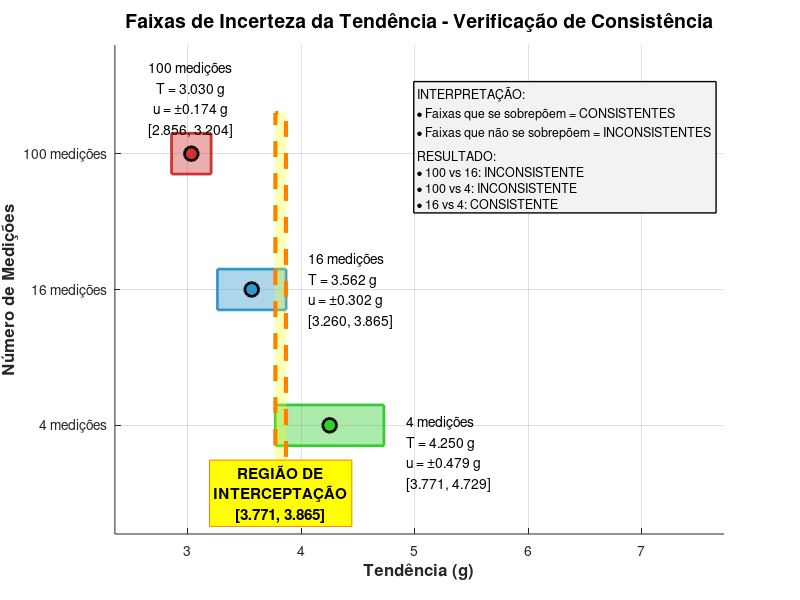

Source code (MATLAB):
% Exercício (c) - Tendência e Incerteza: Versão Objetiva
clear all; close all; clc;

% Dados das 100 medições de 5000g
medicoes = [5005, 5005, 5004, 5003, 5004, 5003, 5002, 5005, 5003, 5006, ...
            5002, 5003, 5003, 5003, 5002, 5004, 5004, 5002, 5005, 5005, ...
            5003, 5001, 5005, 5000, 5005, 5002, 5001, 5003, 5002, 5003, ...
            4999, 5003, 5005, 5003, 5000, 5002, 5005, 5005, 5002, 5006, ...
            5004, 5004, 5004, 5005, 5001, 5002, 5003, 5002, 5001, 5002, ...
            5001, 5001, 5003, 5003, 5004, 5005, 5001, 5004, 5005, 5003, ...
            5004, 5005, 5003, 5005, 4999, 5002, 5003, 5001, 5006, 5002, ...
            5003, 5004, 5004, 5004, 5001, 5003, 5002, 5002, 5002, 5002, ...
            4997, 5006, 5004, 5004, 5004, 5002, 5003, 5001, 5000, 5001, ...
            5006, 5006, 5001, 5002, 5003, 5004, 5003, 5005, 5005, 5003];

valor_verdadeiro = 5000.0;
n_medicoes = [100, 16, 4];

fprintf('ITEM (c) - TENDÊNCIA E INCERTEZA\n');
fprintf('================================\n\n');

% Cálculos para cada número de medições
for i = 1:3
    n = n_medicoes(i);
    dados = medicoes(1:n);
    
    media = mean(dados);
    desvio = std(dados);
    tendencia = media - valor_verdadeiro;
    incerteza = desvio / sqrt(n);
    
    faixa_min = tendencia - incerteza;
    faixa_max = tendencia + incerteza;
    
    fprintf('%d MEDIÇÕES:\n', n);
    fprintf('Tendência = %.3f g\n', tendencia);
    fprintf('Incerteza = %.3f g\n', incerteza);
    fprintf('Resultado = (%.3f ± %.3f) g\n', tendencia, incerteza);
    fprintf('Faixa = [%.3f, %.3f] g\n\n', faixa_min, faixa_max);
    
    % Armazenar para análise
    T(i) = tendencia;
    U(i) = incerteza;
    F_min(i) = faixa_min;
    F_max(i) = faixa_max;
end

% VERIFICAÇÃO DE CONSISTÊNCIA
fprintf('VERIFICAÇÃO DE CONSISTÊNCIA:\n');
fprintf('============================\n');
comparacoes = {'100 vs 16', '100 vs 4', '16 vs 4'};
indices = [1 2; 1 3; 2 3];

for i = 1:3
    idx1 = indices(i,1);
    idx2 = indices(i,2);
    
    % Verificar sobreposição
    sobreposicao = (F_min(idx1) <= F_max(idx2)) && (F_min(idx2) <= F_max(idx1));
    
    if sobreposicao
        fprintf('✓ %s medições: CONSISTENTES\n', comparacoes{i});
    else
        fprintf('✗ %s medições: INCONSISTENTES\n', comparacoes{i});
    end
end

% GRÁFICO CLARO DAS FAIXAS DE INCERTEZA
figure(1);
clf;
set(gcf, 'Position', [100 100 1000 600]);

% Cores distintas para cada número de medições
cores = {[0.8 0.2 0.2], [0.2 0.6 0.8], [0.2 0.8 0.2]};  % Vermelho, Azul, Verde
labels_n = {'100 medições', '16 medições', '4 medições'};

% Posições verticais para cada faixa (como faixas horizontais)
y_pos = [3, 2, 1];  % De cima para baixo: 100, 16, 4

hold on;

% Desenhar cada faixa de incerteza como um retângulo horizontal
for i = 1:3
    % Retângulo da faixa de incerteza
    rectangle('Position', [F_min(i), y_pos(i)-0.15, F_max(i)-F_min(i), 0.3], ...
              'FaceColor', cores{i}, 'FaceAlpha', 0.4, 'EdgeColor', cores{i}, 'LineWidth', 2);
    
    % Linha central (valor da tendência)
    plot(T(i), y_pos(i), 'o', 'MarkerSize', 10, 'MarkerFaceColor', cores{i}, ...
         'MarkerEdgeColor', 'k', 'LineWidth', 2);
    
    % Texto com os valores - posições específicas para cada faixa
    if i == 1  % 100 medições - acima da faixa
        text_x = (F_min(i) + F_max(i)) / 2;
        text_y = y_pos(i) + 0.4;
        text_align = 'center';
    elseif i == 2  % 16 medições - à direita da faixa
        text_x = F_max(i) + 0.2;
        text_y = y_pos(i);
        text_align = 'left';
    else  % 4 medições - à direita da faixa, mais abaixo
        text_x = F_max(i) + 0.2;
        text_y = y_pos(i) - 0.2;
        text_align = 'left';
    end
    
    text(text_x, text_y, sprintf('%s\nT = %.3f g\nu = ±%.3f g\n[%.3f, %.3f]', ...
         labels_n{i}, T(i), U(i), F_min(i), F_max(i)), ...
         'FontSize', 10, 'VerticalAlignment', 'middle', 'HorizontalAlignment', text_align);
end

% Destacar região de interceptação entre 16 e 4 medições (se houver)
overlap_min = max(F_min(2), F_min(3));  % Máximo dos mínimos
overlap_max = min(F_max(2), F_max(3));  % Mínimo dos máximos

if overlap_min <= overlap_max
    % Há interceptação
    rectangle('Position', [overlap_min, 0.7, overlap_max-overlap_min, 2.6], ...
              'FaceColor', [1 1 0], 'FaceAlpha', 0.3, 'EdgeColor', [1 0.5 0], ...
              'LineWidth', 3, 'LineStyle', '--');
    text((overlap_min + overlap_max)/2, 0.5, ...
         sprintf('REGIÃO DE\nINTERCEPTAÇÃO\n[%.3f, %.3f]', overlap_min, overlap_max), ...
         'HorizontalAlignment', 'center', 'FontSize', 11, 'FontWeight', 'bold', ...
         'BackgroundColor', [1 1 0], 'EdgeColor', [1 0.5 0]);
end

% Linha vertical no zero para referência
plot([0, 0], [0.5, 3.5], 'k--', 'LineWidth', 1.5, 'Color', [0.5 0.5 0.5]);
text(0, 0.3, 'Zero\n(sem tendência)', 'HorizontalAlignment', 'center', ...
     'FontSize', 9, 'Color', [0.5 0.5 0.5]);

% Configurações dos eixos
xlim([min(F_min)-0.5, max(F_max)+3]);
ylim([0.2, 3.8]);
set(gca, 'YTick', y_pos, 'YTickLabel', labels_n);
xlabel('Tendência (g)', 'FontSize', 12, 'FontWeight', 'bold');
ylabel('Número de Medições', 'FontSize', 12, 'FontWeight', 'bold');
title('Faixas de Incerteza da Tendência - Verificação de Consistência', ...
      'FontSize', 14, 'FontWeight', 'bold');
grid on;

% Adicionar texto explicativo no lado direito
text_exp = {
    'INTERPRETAÇÃO:',
    '• Faixas que se sobrepõem = CONSISTENTES',
    '• Faixas que não se sobrepõem = INCONSISTENTES',
    '',
    'RESULTADO:',
    sprintf('• 100 vs 16: %s', char(cellstr(["INCONSISTENTE"; "CONSISTENTE"])((F_min(1) <= F_max(2) && F_min(2) <= F_max(1))+1))),
    sprintf('• 100 vs 4: %s', char(cellstr(["INCONSISTENTE"; "CONSISTENTE"])((F_min(1) <= F_max(3) && F_min(3) <= F_max(1))+1))),
    sprintf('• 16 vs 4: %s', char(cellstr(["INCONSISTENTE"; "CONSISTENTE"])((F_min(2) <= F_max(3) && F_min(3) <= F_max(2))+1)))
};

text(max(F_max)+0.3, 3.5, text_exp, 'FontSize', 9, 'VerticalAlignment', 'top', ...
     'BackgroundColor', [0.95 0.95 0.95], 'EdgeColor', 'k', 'LineWidth', 1);

print('faixas_incerteza_tendencia.png', '-dpng', '-r300');

fprintf('\n✓ Gráfico salvo: "faixas_incerteza_tendencia.png"\n');
fprintf('\nCONCLUSÃO FINAL:\n');
if overlap_min <= overlap_max
    fprintf('✓ As faixas de 16 e 4 medições SÃO CONSISTENTES (se interceptam)\n');
    fprintf('✗ A faixa de 100 medições NÃO é consistente com as demais\n');
else
    fprintf('✗ NENHUMA das faixas é consistente entre si\n');
end 